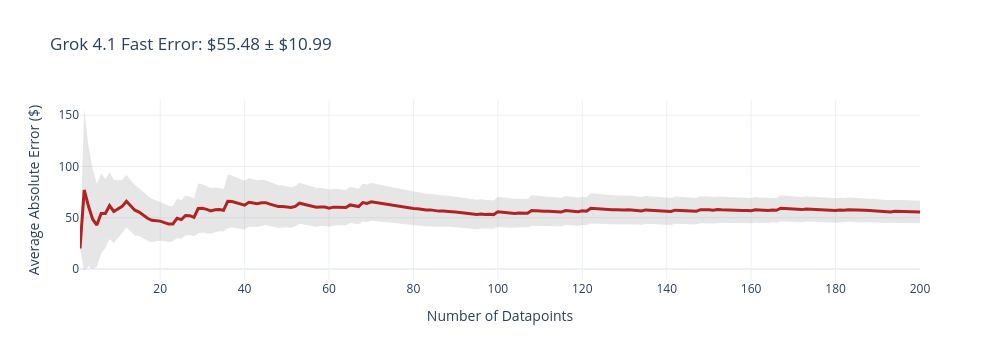
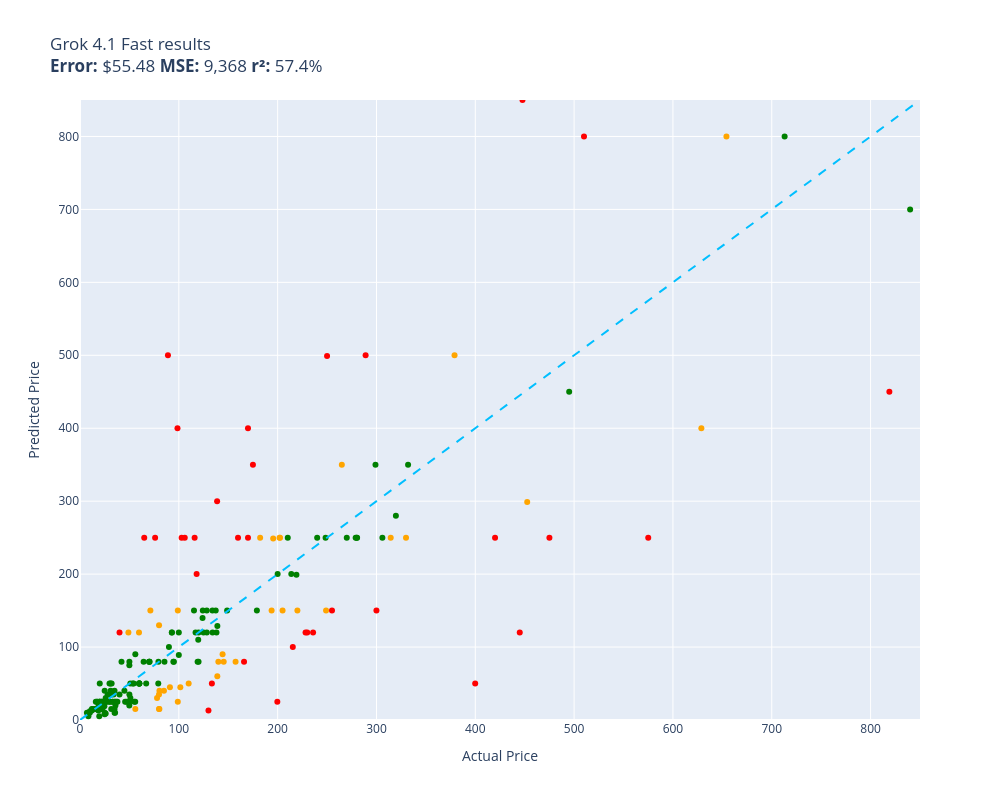

Here is the notebook cell these charts were saved with, in order:
### Code cell
evaluate(grok_4__1_fast, test)

### Figure 1 — Plotly figure (JSON) as saved in the notebook; plotly's stock layout.template omitted (floating-point values rounded to 4 significant figures; data arrays with more than 128 entries replaced by an {"elided": "..."} marker saying what was removed)
{"data": [{"fill": "toself", "fillcolor": "rgba(128,128,128,0.2)", "hoverinfo": "skip", "line": {"color": "rgba(255,255,255,0)"}, "name": "95% CI", "showlegend": false, "type": "scatter", "x": {"elided": "400 int values"}, "y": {"elided": "400 float values"}}, {"customdata": {"elided": "200x1 float values"}, "hovertemplate": "n=%{x}<br>Avg Error=$%{y:,.2f}<br>±95% CI=$%{customdata[0]:,.2f}<extra></extra>", "line": {"color": "firebrick", "width": 3}, "mode": "lines", "name": "Cumulative Avg Error", "type": "scatter", "x": {"elided": "200 int values"}, "y": {"elided": "200 float values"}}], "layout": {"height": 360, "showlegend": false, "title": {"text": "Grok 4.1 Fast Error: $55.48 ± $10.99"}, "width": 1000, "xaxis": {"title": {"text": "Number of Datapoints"}}, "yaxis": {"title": {"text": "Average Absolute Error ($)"}}}}

### Figure 2 — Plotly figure (JSON) as saved in the notebook; plotly's stock layout.template omitted (floating-point values rounded to 4 significant figures; data arrays with more than 128 entries replaced by an {"elided": "..."} marker saying what was removed)
{"data": [{"customdata": {"elided": "130x1 str values"}, "hovertemplate": "%{customdata[0]}<extra></extra>", "legendgroup": "green", "marker": {"color": "green", "size": 6, "symbol": "circle"}, "mode": "markers", "name": "green", "orientation": "v", "showlegend": true, "type": "scatter", "x": {"elided": "130 float values"}, "xaxis": "x", "y": {"elided": "130 float values"}, "yaxis": "y"}, {"customdata": [["telpo Headlight Assembly Fit For 15 Camr...\nGuess=$250.00 Actual=$115.99"], ["RBC12-UPC Replacement Battery Cartridge ...\nGuess=$120.00 Actual=$229.99"], ["ACDelco GM Original Equipment FW339 Fron...\nGuess=$100.00 Actual=$215.33"], ["SKB iSeries 3i-13096-6KP Case for BlackM...\nGuess=$350.00 Actual=$174.99"], ["Aolemi Oil Rubbed Bronze Single Function...\nGuess=$400.00 Actual=$98.65"], ["GanFindX Portable Car Hand Controls for ...\nGuess=$250.00 Actual=$159.90"], ["Canon EOS Rebel T7 Digital SLR Camera wi...\nGuess=$450.00 Actual=$819.00"], ["JRready ST6313 DT Deutsch Connector Kit,...\nGuess=$25.00 Actual=$199.68"], ["Tidal Front + Rear Fender Flares 4PC Poc...\nGuess=$150.00 Actual=$254.99"], ["3D Tree Hole Branches 075 Stair Risers D...\nGuess=$12.99 Actual=$129.99"], ["KOHLER 18865-CP Filtered Water Faucet, P...\nGuess=$250.00 Actual=$475.00"], ["MC: Pindicator (Dual Intensity Amber)\nGuess=$120.00 Actual=$40.00"], ["Sumerain S1339CM Double Handle Widesprea...\nGuess=$120.00 Actual=$235.86"], ["Lighted Triangle Mirror Cabinet Bathroom...\nGuess=$120.00 Actual=$445.00"], ["BESTILL Wall Mounted Shower Faucet Set, ...\nGuess=$250.00 Actual=$76.00"], ["Pioneer 2AM401-BN Two Handle Kitchen Fau...\nGuess=$120.00 Actual=$228.22"], ["Walker Exhaust Ultra EPA 16478 Direct Fi...\nGuess=$250.00 Actual=$574.99"], ["LSI Broadcom SAS 9300-8i 8-port 12Gb/s S...\nGuess=$200.00 Actual=$118.00"], ["Canon Sure Shot 90u 35mm Date Camera\nGuess=$50.00 Actual=$399.89"], ["Ibanez M510OVS Acoustic Mandolin in Vint...\nGuess=$400.00 Actual=$169.99"], ["GENUINE VOLVO THERMOSTAT (3.0, 3.2) S60 ...\nGuess=$250.00 Actual=$102.85"], ["CradlePoint Compact Broadband Router (CB...\nGuess=$500.00 Actual=$89.00"], ["Cardone 84-58642 New HEI Electronic Dist...\nGuess=$80.00 Actual=$165.99"], ["UPR Mach 1 Chin Spoiler Fits 94-98 Musta...\nGuess=$250.00 Actual=$64.99"], ["Music Hall pa15.3 MM/MC Phono Preamplifi...\nGuess=$499.00 Actual=$250.00"], ["Competition Clutch Disc and Pressure Pla...\nGuess=$800.00 Actual=$510.00"], ["KUNFINE Android Radio CarPlay & Android ...\nGuess=$250.00 Actual=$106.00"], ["Audio Techinca ATW-T1002 System 10 Handh...\nGuess=$500.00 Actual=$289.00"], ["Steering Wheel, Carbon Fiber Automotive ...\nGuess=$850.00 Actual=$447.74"], ["Pacific Drums PDCM1618TTRB 16 x 18 Inche...\nGuess=$250.00 Actual=$419.99"], ["HP Laserjet 2100 Laser Printer W/Test Pr...\nGuess=$150.00 Actual=$299.98"], ["Targus CityGear Durable Backpack, Black,...\nGuess=$50.00 Actual=$133.43"], ["Garmin 010-12402-10 GT15M-TM Transom-Mou...\nGuess=$300.00 Actual=$138.74"], ["Xiaomi Redmi 10 2022 NFC 4G LTE (128GB +...\nGuess=$250.00 Actual=$169.99"]], "hovertemplate": "%{customdata[0]}<extra></extra>", "legendgroup": "red", "marker": {"color": "red", "size": 6, "symbol": "circle"}, "mode": "markers", "name": "red", "orientation": "v", "showlegend": true, "type": "scatter", "x": [116.0, 230.0, 215.3, 175.0, 98.65, 159.9, 819.0, 199.7, 255.0, 130.0, 475.0, 40.0, 235.9, 445.0, 76.0, 228.2, 575.0, 118.0, 399.9, 170.0, 102.8, 89.0, 166.0, 64.99, 250.0, 510.0, 106.0, 289.0, 447.7, 420.0, 300.0, 133.4, 138.7, 170.0], "xaxis": "x", "y": [250.0, 120.0, 100.0, 350.0, 400.0, 250.0, 450.0, 25.0, 150.0, 12.99, 250.0, 120.0, 120.0, 120.0, 250.0, 120.0, 250.0, 200.0, 50.0, 400.0, 250.0, 500.0, 80.0, 250.0, 499.0, 800.0, 250.0, 500.0, 850.0, 250.0, 150.0, 50.0, 300.0, 250.0], "yaxis": "y"}, {"customdata": [["SuppliesOutlet Compatible Toner Cartridg...\nGuess=$89.99 Actual=$144.29"], ["Pump Head TBVECHI 175PSI 4KW 5.5HP 21CFM...\nGuess=$250.00 Actual=$329.90"], ["Metabo HPT 36V MultiVolt™ Cordless Rotar...\nGuess=$500.00 Actual=$379.00"], ["HK SYSTEMS 13\" Heavy Duty Black \"Push\" O...\nGuess=$40.00 Actual=$84.95"], ["DEWALT 20V MAX* XR Impact Driver with Bl...\nGuess=$299.00 Actual=$452.53"], ["Clementoni 39132.5 Jigsaw Puzzle 1,000 P...\nGuess=$15.00 Actual=$79.95"], ["KOMPUTERBAY 4GB 2X 2GB DDR2 1066MHz PC2-...\nGuess=$15.00 Actual=$80.34"], ["Evergreen HSHB2005 Cylinder Head Gasket ...\nGuess=$120.00 Actual=$59.69"], ["15\" Locking Shower Head Extension Arm in...\nGuess=$35.00 Actual=$79.95"], ["Dakota Alert MURS Alert Probe Sensor - M...\nGuess=$150.00 Actual=$219.99"], ["Wenger City Upgrade Laptop Backpack with...\nGuess=$80.00 Actual=$145.42"], ["AUTOFREE LED Tail Lights Assembly Compat...\nGuess=$250.00 Actual=$201.99"], ["Evan-Fischer Front Bumper Cover Compatib...\nGuess=$250.00 Actual=$202.38"], ["Webcem Solar Shed Light Outdoor Indoor, ...\nGuess=$29.99 Actual=$77.96"], ["Festool 492370 Platin 2 S1000 Grit 6-Inc...\nGuess=$45.00 Actual=$91.00"], ["Western Digital Enterprise RE4-GP 2TB SA...\nGuess=$50.00 Actual=$109.95"], ["Poison Spyder 10-08-020 Rocker Knocker\nGuess=$400.00 Actual=$628.76"], ["Marvel Legends Series X-Men 6-Inch Archa...\nGuess=$24.99 Actual=$98.95"], ["ANZO USA 111207 GMC SIERRA 99-06 / YUKON...\nGuess=$250.00 Actual=$182.28"], ["Grey Pneumatic 1311SD Impact Socket Set\nGuess=$80.00 Actual=$157.43"], ["MGP Caliper Covers 39011SACURD Red Powde...\nGuess=$150.00 Actual=$249.00"], ["AC Compressor & A/C Kit For BMW 335i 335...\nGuess=$250.00 Actual=$314.41"], ["MXR Carbon Copy Deluxe Analog Delay Guit...\nGuess=$249.00 Actual=$195.50"], ["Auertech Portable Washing Machine, 14lbs...\nGuess=$150.00 Actual=$98.99"], ["New Replacement seat cover fits Yamaha M...\nGuess=$60.00 Actual=$138.95"], ["Amana Tool - SC587 Carbide Tipped 3-Wing...\nGuess=$150.00 Actual=$71.23"], ["SP Air Corporation SP-8102BU 1/4-Inch He...\nGuess=$150.00 Actual=$204.99"], ["Diversitech UC2436-3 Ultralite Condenser...\nGuess=$40.00 Actual=$80.39"], ["4 Inches Rolled Muffler Tip Catback Exha...\nGuess=$150.00 Actual=$193.88"], ["APS iBoard (304 Stainless Steel Polished...\nGuess=$350.00 Actual=$264.95"], ["StonKraft Brass Chess Board Game Set wit...\nGuess=$80.00 Actual=$140.00"], ["A-Premium Front Suspension Steering Knuc...\nGuess=$120.00 Actual=$48.99"], ["OEM Samsung Remote Control Shipped with ...\nGuess=$15.00 Actual=$56.00"], ["DuraGo BR5330 Front Vented Disc Brake Ro...\nGuess=$45.00 Actual=$101.51"], ["Empava 24\" Single Wall Ovens 10 Cooking ...\nGuess=$800.00 Actual=$654.14"], ["MonMount Triple Monitor Stand Freestandi...\nGuess=$129.99 Actual=$79.99"]], "hovertemplate": "%{customdata[0]}<extra></extra>", "legendgroup": "orange", "marker": {"color": "orange", "size": 6, "symbol": "circle"}, "mode": "markers", "name": "orange", "orientation": "v", "showlegend": true, "type": "scatter", "x": [144.3, 329.9, 379.0, 84.95, 452.5, 79.95, 80.34, 59.69, 79.95, 220.0, 145.4, 202.0, 202.4, 77.96, 91.0, 110.0, 628.8, 98.95, 182.3, 157.4, 249.0, 314.4, 195.5, 98.99, 138.9, 71.23, 205.0, 80.39, 193.9, 264.9, 140.0, 48.99, 56.0, 101.5, 654.1, 79.99], "xaxis": "x", "y": [89.99, 250.0, 500.0, 40.0, 299.0, 15.0, 15.0, 120.0, 35.0, 150.0, 80.0, 250.0, 250.0, 29.99, 45.0, 50.0, 400.0, 24.99, 250.0, 80.0, 150.0, 250.0, 249.0, 150.0, 60.0, 150.0, 150.0, 40.0, 150.0, 350.0, 80.0, 120.0, 15.0, 45.0, 800.0, 130.0], "yaxis": "y"}, {"hoverinfo": "skip", "line": {"color": "deepskyblue", "dash": "dash", "width": 2}, "mode": "lines", "name": "y = x", "showlegend": false, "type": "scatter", "x": [0, 850], "y": [0, 850]}], "layout": {"height": 800, "legend": {"title": {"text": "color"}, "tracegroupgap": 0}, "showlegend": false, "title": {"text": "Grok 4.1 Fast results<br><b>Error:</b> $55.48 <b>MSE:</b> 9,368 <b>r²:</b> 57.4%"}, "width": 1000, "xaxis": {"anchor": "y", "domain": [0, 1], "range": [0, 850], "title": {"text": "Actual Price"}}, "yaxis": {"anchor": "x", "domain": [0, 1], "range": [0, 850], "title": {"text": "Predicted Price"}}}}
